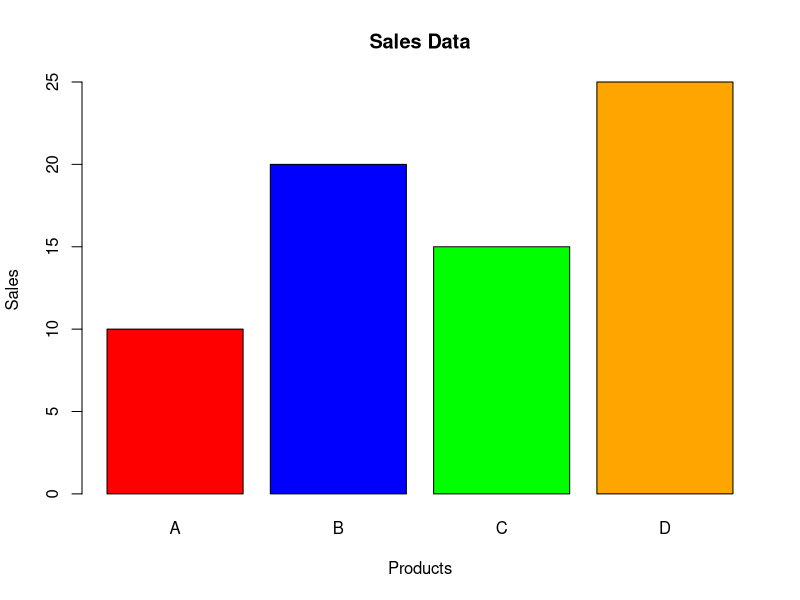

The R script that drew this image:
# Products and sales
products <- c("A", "B", "C", "D")
sales <- c(10, 20, 15, 25)

# Create bar chart
barplot(sales,
        names.arg = products,
        col = c("red", "blue", "green", "orange"),
        main = "Sales Data",
        xlab = "Products",
        ylab = "Sales")
